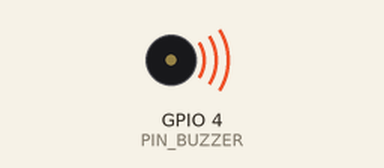
Recording of a program running on a simulated Seeed XIAO ESP32-S3. Shown: buzzer (waves = sounding).

Above: at 0.1 s.
At 1.3 s:
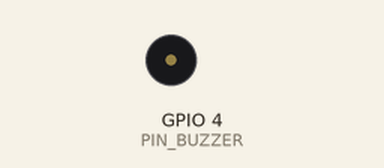
Timing chart, 0 to 2.8 s (numbered marks = the images above):
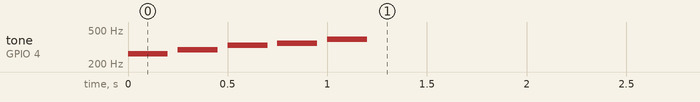

The program:

main.cpp
```cpp
#include "config.h"

void setup() {
    pinMode(PIN_BUZZER, OUTPUT);

    // Test 1 : buzzer passif, une gamme do-ré-mi-fa-sol
    const int notes[] = {262, 294, 330, 349, 392};  // fréquences en Hz
    for (int note : notes) {
        tone(PIN_BUZZER, note, 200);
        delay(250);  // test de démarrage : attendre la fin de la note
    }
    delay(1000);

    // Test 2 : buzzer actif, un bip d'une demi-seconde
    digitalWrite(PIN_BUZZER, HIGH);
    delay(500);
    digitalWrite(PIN_BUZZER, LOW);
}

void loop() {}
```

config.h
```cpp
// include/config.h : brochage de la console
#pragma once

#include <Arduino.h>

constexpr int PIN_BUTTON          = D5;
 constexpr int PIN_JOYSTICK_X      = D0;
 constexpr int PIN_JOYSTICK_Y      = D1;
 constexpr int PIN_JOYSTICK_SELECT = D2;
 constexpr int PIN_BUZZER          = D3;   // seulement sur breadboard

// constexpr int PIN_TFT_RESET = D7;
// constexpr int PIN_TFT_DC    = D8;
// constexpr int PIN_TFT_SCK   = D9;
// constexpr int PIN_TFT_MOSI  = D10;
// constexpr int PIN_TFT_CS    = -1;   // CS relié à GND : pas de broche
```
